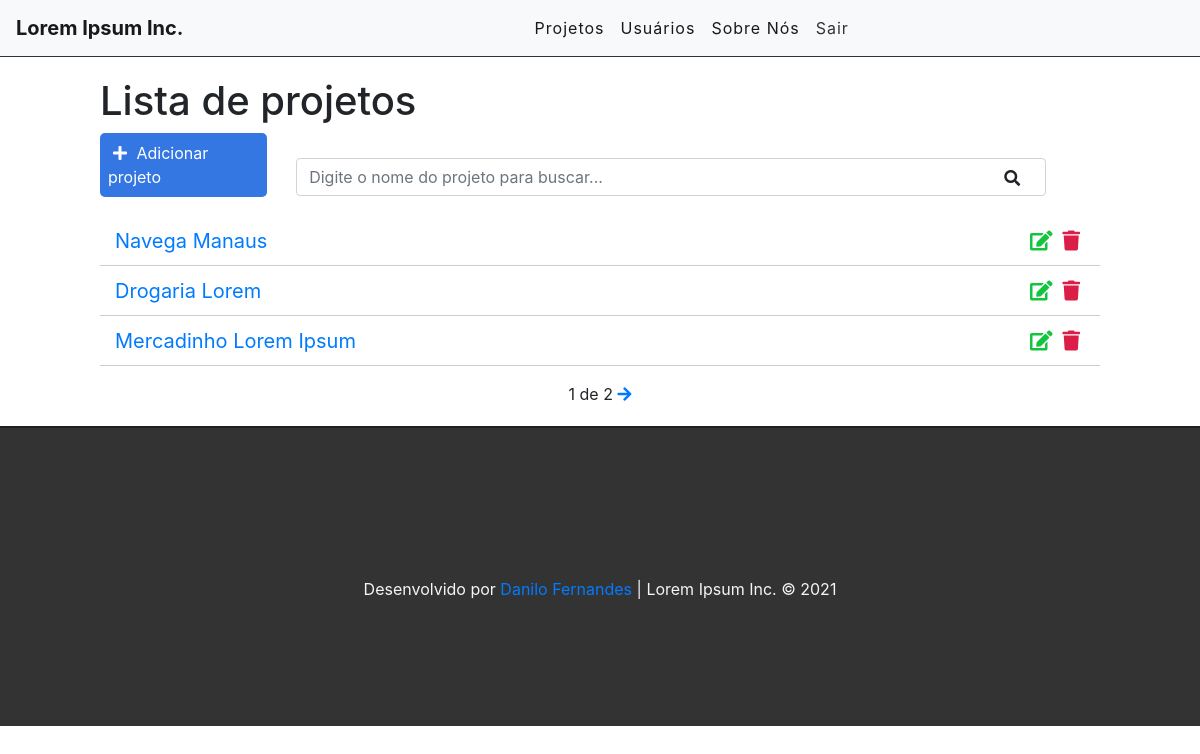
Before: / (signed in) with the older database file.
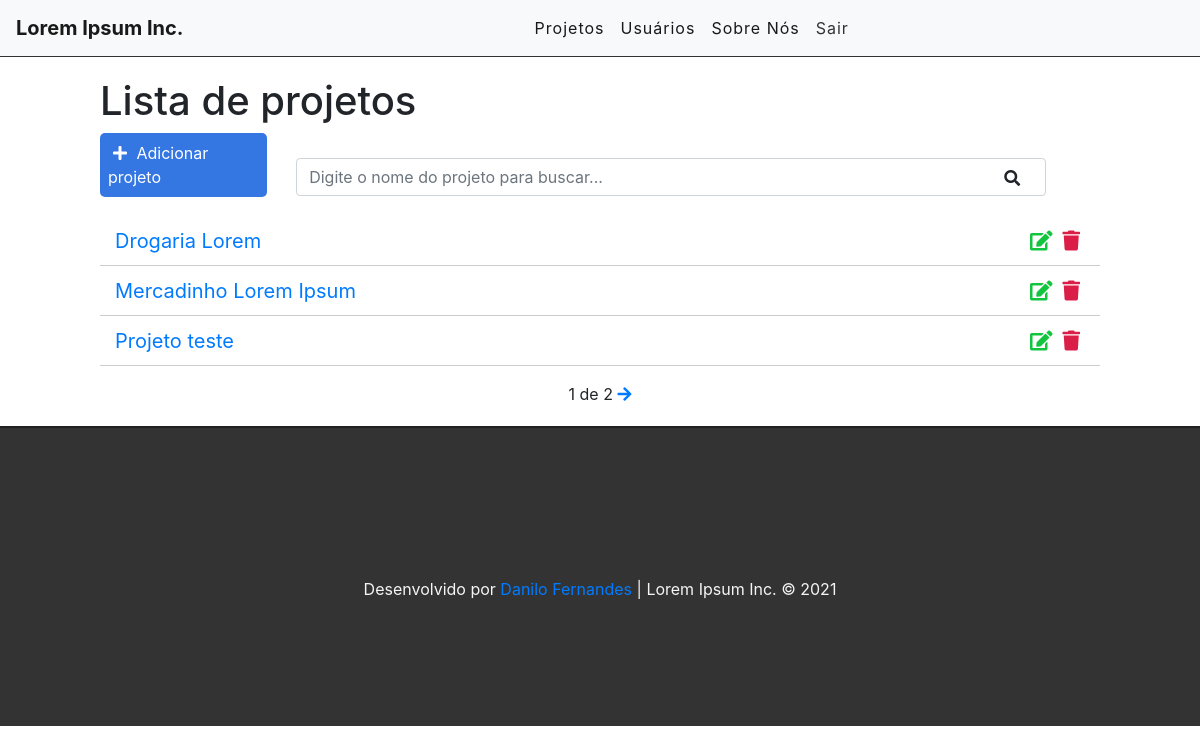
After: the same page with the newer database file.
### projects/models.py (models this page shows, shortened)
class Project(models.Model):
    OPTIONS = (
        (0, 'baixo'),
        (1, 'medio'),
        (2, 'alto'),
    )
    name = models.CharField('Nome do projeto', max_length=255)
    startData = models.DateField('Data de início', blank=False, auto_now=False)
    endData = models.DateField('Data de término', auto_now=False)
    risk = models.IntegerField(
        'Risco',choices=OPTIONS,
    )
    price = models.DecimalField('Valor',max_digits=10, decimal_places=2)
    stakeholders = models.CharField('Participantes', max_length=500, null=True)
    user = models.ForeignKey(get_user_model(), on_delete=models.CASCADE)
    created_at = models.DateTimeField(auto_now_add=True)
    updated_at = models.DateTimeField(auto_now=True)

### projects/views.py (the view)
# urls.py: path('', views.projectList, name='project-list'),
@login_required
def projectList(request):
    search = request.GET.get('search')
    if search:
        projects = Project.objects.filter(name__icontains=search, user=request.user)
    else:
        projects_list = Project.objects.all().order_by('-created_at').filter(user=request.user)
        paginator = Paginator(projects_list, 3)
        page = request.GET.get('page')
        projects = paginator.get_page(page)
    return render(request, 'projects/list.html', {'projects': projects})

### projects/templates/projects/list.html (shortened to what this page needs)
{% extends 'base.html' %}
{% block content%}
<div class="offset-1 col-10 list-div">
    <h1>Lista de projetos</h1>
    <a id="add-link" href="newproject/">
        <div class="col-2 add-div">
            <i class="fas fa-plus"></i> Adicionar projeto
        </div>
    </a>
    <div class="col-9 search-div">
        <form method="GET" id="search-form">
            <input class="form-control" type="text" id="search" name="search"
                   placeholder="Digite o nome do projeto para buscar..." value="{{ request.GET.search }}">
            <i class="fas fa-search" id="search-btn"></i>
        </form>
    </div>
    <ul class="project-list">
        {% for project in projects%}
        <li class="project-item">
            <span><a href="/project/{{project.id}}">{{project.name}}</a></span>
            <a href="delete/{{project.id}}" class="delete-btn"><span><i
                    class="fas fa-trash"></i></span></a>
            <a href="edit/{{project.id}}"><span><i class="fas fa-edit"></i></span></a>
        </li>
        {% endfor %}
    </ul>
    <div class="pagination">
        <span class="step-links">
            {% if projects.paginator.num_pages %}
            <span class="current">
                {{ projects.number }} de {{ projects.paginator.num_pages }}
            </span>
            {% endif %}
            {% if projects.has_next %}
            <a href="?page={{projects.next_page_number }}"><i class="fas fa-arrow-right"></i></a>
            {% endif %}
        </span>
    </div>
</div>
{% endblock %}

Changed rows visible on the page:
removed Project: name "Navega Manaus"
now on this page (row unchanged): Project: name "Projeto teste"
